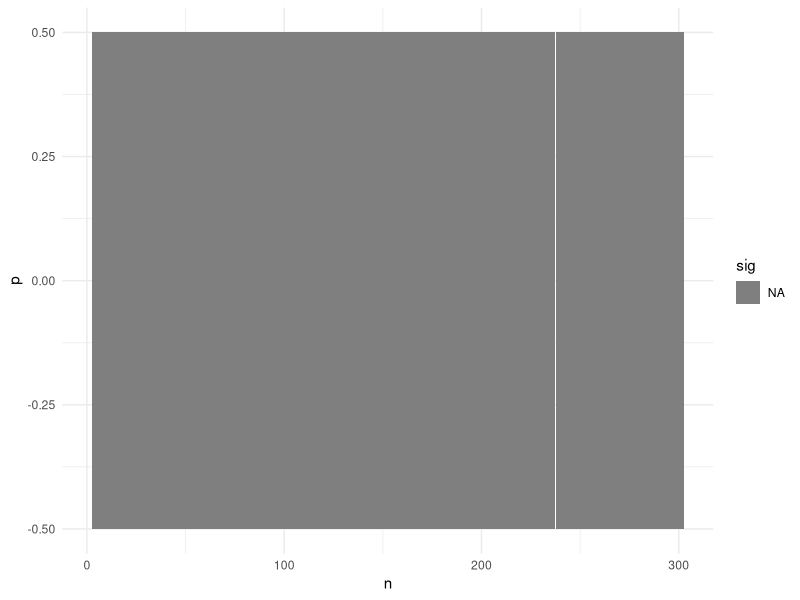
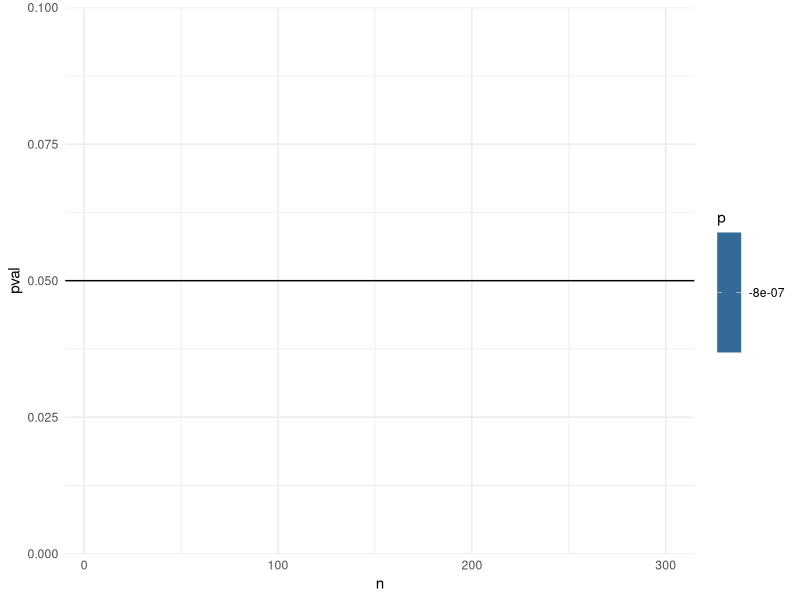
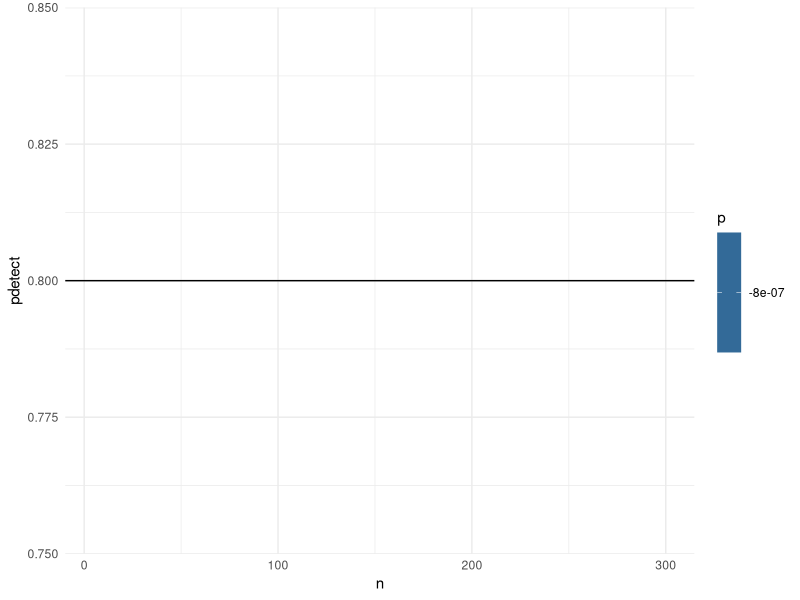

Here is the R script that generated these plots, in order:
## Model only with PHATE 0.1 and 1 distance factors

library(tidyverse)

set.seed(20250107)

##### To conduct power analysis

p1 <- 1.0000000 ## from collected data
p2_seq <- 0.9999992 ## from collected data
ntrials <- 1000
n_seq <- seq(5, 300, 5)

prob <- NULL
for (j in 1:length(n_seq)) {
  for (k in 1:length(p2_seq)) {
    n <- n_seq[j]
    p2 <- p2_seq[k]
    dif <- NULL; pval <- NULL; pdetect <- NULL
    for (i in 1:ntrials) {
      d1 <- rbinom(n, 1, p1)
      d2 <- rbinom(n, 1, p2)
      dif <- c(dif, (sum(d1)-sum(d2))/n)
      pval <- c(pval, prop.test(x=c(sum(d1), sum(d2)), n=c(n, n),
                                alternative="greater")$p.value)
      pdetect <- c(pdetect,
                   ifelse(prop.test(x=c(sum(d1), sum(d2)), n=c(n, n),
                                    alternative="greater")$p.value < 0.05, 1, 0))
    }
    prob <- rbind(prob, cbind(n, p2, mean(dif), mean(pval), sum(pdetect)/ntrials))
  }
  cat(j, "\n")
}

prob_tb <- tibble(n = prob[,1],
                  p = prob[,2]-p1,
                  dif = prob[,3],
                  pval = prob[,4],
                  pdetect = prob[,5]
) |>
  mutate(sig = ifelse(pval < 0.05, "yes", "no"))
ggplot(prob_tb, aes(x=n, y=p, fill=sig)) +
  geom_tile() +
  theme_minimal()

ggplot(prob_tb, aes(x=n, y=pval, group=p, colour=p)) +
  geom_hline(yintercept=0.05) +
  geom_line() +
  theme_minimal()

ggplot(prob_tb, aes(x=n, y=pdetect, group=p, colour=p)) +
  geom_line() +
  geom_hline(yintercept = 0.8) +
  theme_minimal()
